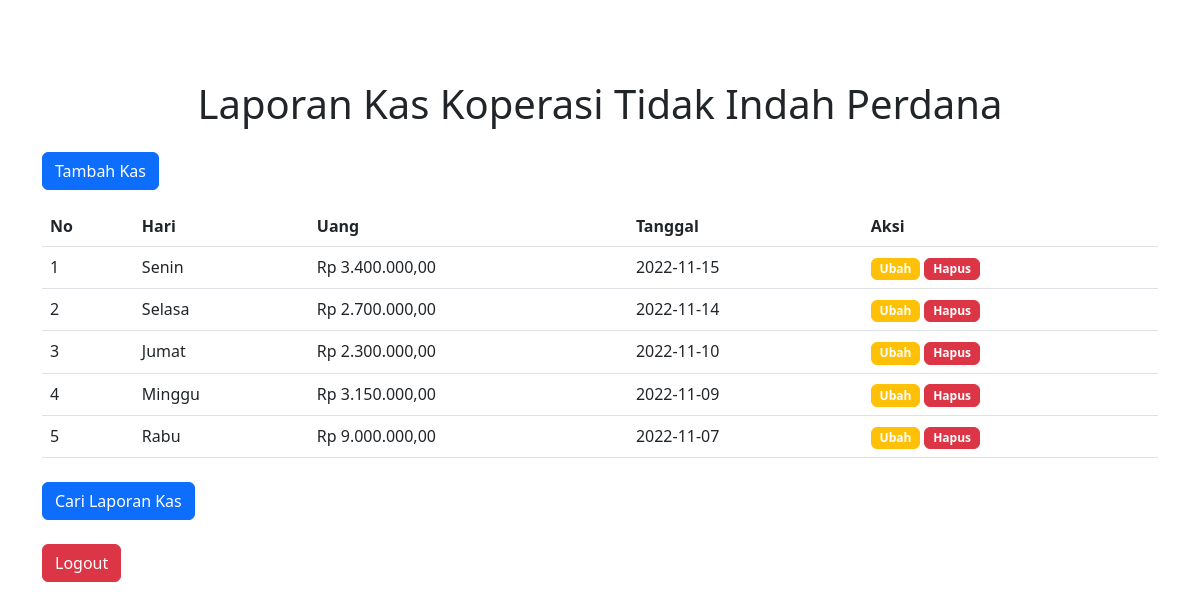
The app's page /index.php (signed in) with its own data.
### tables this page shows
CREATE TABLE `kas` (
  `id` int(11) NOT NULL,
  `hari` varchar(20) NOT NULL,
  `uang` int(100) NOT NULL,
  `tanggal` date NOT NULL
);

### index.php (the view, shortened to what this page needs)
<?php
require_once 'database/koneksi.php';
function rupiah($angka){
    $hasil_rupiah = "Rp " . number_format($angka,2,',','.');
    return $hasil_rupiah;
}
$query = "SELECT * FROM kas ORDER BY tanggal DESC";
$dataKas = mysqli_query($conn, $query);
$no = 1;
?>
<!DOCTYPE html>
<html lang="en">
<head>
    <?php require_once 'layouts/_css.php'; ?>
</head>
<body>
    <div class="container mt-2 py-5 position-relative">
        <h1 class="text-center my-4">Laporan Kas Koperasi Tidak Indah Perdana</h1>
        <a href="tambah.php" class="btn btn-primary mb-3">Tambah Kas</a>
        <table class="table table-hover">
            <thead>
                <th>No</th>
                <th>Hari</th>
                <th>Uang</th>
                <th>Tanggal</th>
                <th>Aksi</th>
            </thead>
            <tbody>
                <?php foreach($dataKas as $data) : ?>
                    <tr>
                        <td><?= $no;$no++ ?></td>
                        <td><?= $data['hari'] ?></td>
                        <td><?= rupiah($data['uang']) ?></td>
                        <td><?= $data['tanggal'] ?></td>
                        <td>
                            <a href="ubah.php?id=<?= $data['id']; ?>" class="btn btn-warning badge">Ubah</a>
                            <a href="proses.php?id=<?= $data['id']; ?>" class="btn btn-danger badge" onclick="return confirm('yakin ingin menghapus ?')">Hapus</a>
                        </td>
                    </tr>
                <?php endforeach ?>
            </tbody>
        </table>
        <a href="cari.php" class="btn btn-primary mt-2">Cari Laporan Kas</a><br>
        <a href="logout.php" class="btn btn-danger mt-4">Logout</a>
    </div>
</body>
</html>

### layouts/_css.php
<link rel="stylesheet" href="css/bootstrap.min.css">

### records on screen
kas: hari "Senin", uang "Rp 3.400.000,00", tanggal "2022-11-15"
kas: hari "Selasa", uang "Rp 2.700.000,00", tanggal "2022-11-14"
kas: hari "Jumat", uang "Rp 2.300.000,00", tanggal "2022-11-10"
kas: hari "Minggu", uang "Rp 3.150.000,00", tanggal "2022-11-09"
kas: hari "Rabu", uang "Rp 9.000.000,00", tanggal "2022-11-07"
